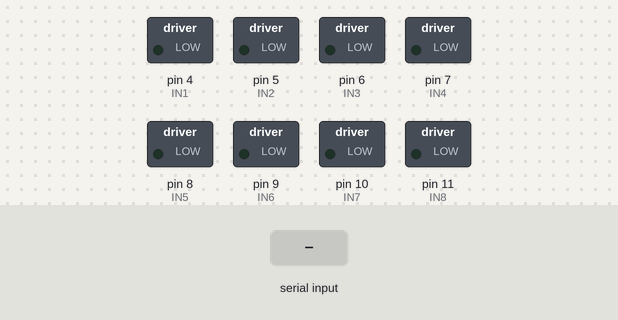
Bench run of a sketch on a simulated Arduino Uno, built with avr-gcc and run on an emulated ATmega328P. On the bench: switched loads named in the sketch (green lamp = pin HIGH). Inputs (shaded band) come from the test bench.

Above: at 1.2 s.
1.3 s: "F" received over the second serial link
At 2.2 s:
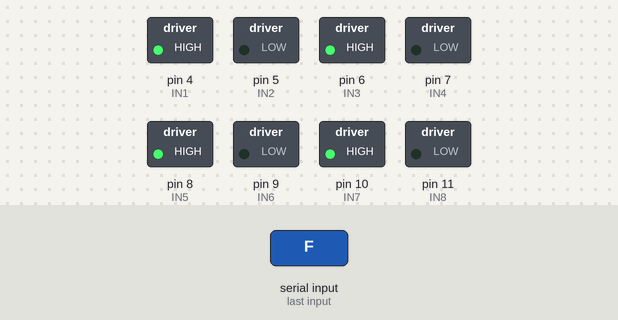
2.8 s: "B" received over the second serial link
At 3.4 s:
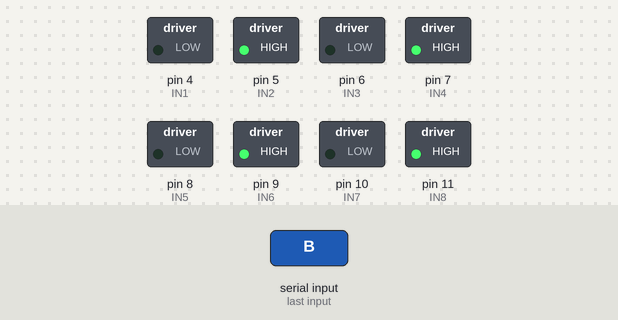
4.3 s: "L" received over the second serial link
At 5.5 s:
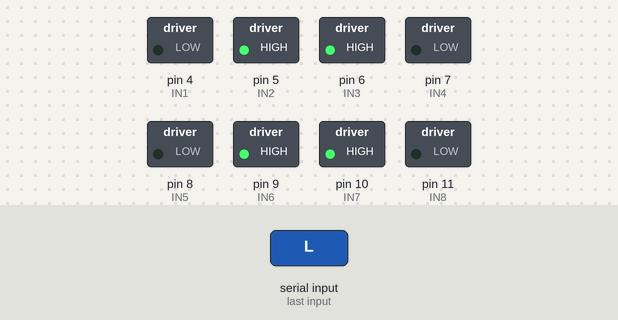
5.8 s: "R" received over the second serial link
At 6.8 s:
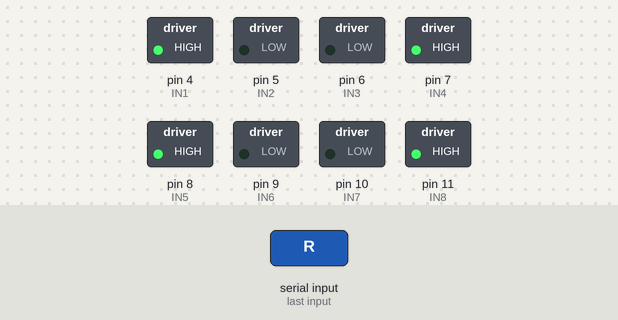
7.3 s: "S" received over the second serial link
At 8.0 s:
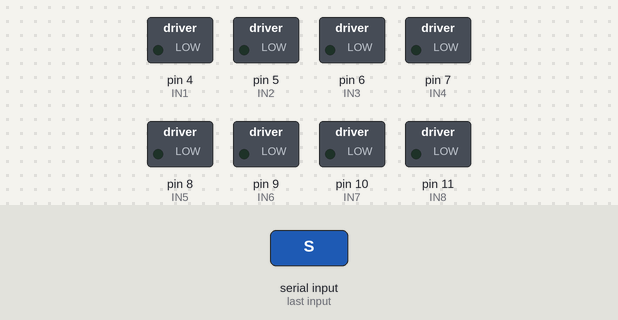
Timing chart, 0 to 9.8 s (numbered marks = the images above; inputs shaded):
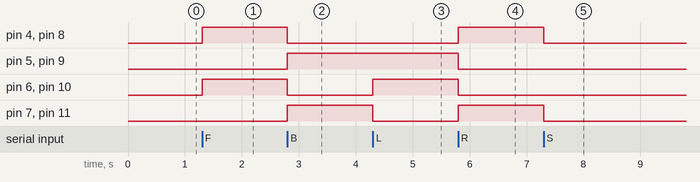

Measured:
- after the input at 1.3 s, pin 4 (IN1), pin 6 (IN3), pin 8 (IN5), pin 10 (IN7): LOW → HIGH at once
- after the input at 2.8 s, pin 4 (IN1), pin 6 (IN3), pin 8 (IN5), pin 10 (IN7): HIGH → LOW at once; pin 5 (IN2), pin 7 (IN4), pin 9 (IN6), pin 11 (IN8): LOW → HIGH at once
- after the input at 4.3 s, pin 6 (IN3), pin 10 (IN7): LOW → HIGH at once; pin 7 (IN4), pin 11 (IN8): HIGH → LOW at once
- after the input at 5.8 s, pin 4 (IN1), pin 7 (IN4), pin 8 (IN5), pin 11 (IN8): LOW → HIGH at once; pin 5 (IN2), pin 6 (IN3), pin 9 (IN6), pin 10 (IN7): HIGH → LOW at once
- after the input at 7.3 s, pin 4 (IN1), pin 7 (IN4), pin 8 (IN5), pin 11 (IN8): HIGH → LOW at once

The sketch:

code.ino
```cpp
#include <SoftwareSerial.h>

// HC-05 Bluetooth
SoftwareSerial BT(2, 3); // RX, TX

// Motor Driver 1 - Front motors
#define IN1 4
#define IN2 5
#define IN3 6
#define IN4 7

// Motor Driver 2 - Rear motors
#define IN5 8
#define IN6 9
#define IN7 10
#define IN8 11

void setup() {
  BT.begin(9600);
  Serial.begin(9600);

  for (int pin = 4; pin <= 11; pin++) {
    pinMode(pin, OUTPUT);
  }

  stopCar();
}

void loop() {
  if (BT.available()) {
    char command = BT.read();

    switch (command) {
      case 'F':
        forward();
        break;

      case 'B':
        backward();
        break;

      case 'L':
        left();
        break;

      case 'R':
        right();
        break;

      case 'S':
        stopCar();
        break;
    }
  }
}

// Move forward
void forward() {
  digitalWrite(IN1, HIGH);
  digitalWrite(IN2, LOW);
  digitalWrite(IN3, HIGH);
  digitalWrite(IN4, LOW);

  digitalWrite(IN5, HIGH);
  digitalWrite(IN6, LOW);
  digitalWrite(IN7, HIGH);
  digitalWrite(IN8, LOW);
}

// Move backward
void backward() {
  digitalWrite(IN1, LOW);
  digitalWrite(IN2, HIGH);
  digitalWrite(IN3, LOW);
  digitalWrite(IN4, HIGH);

  digitalWrite(IN5, LOW);
  digitalWrite(IN6, HIGH);
  digitalWrite(IN7, LOW);
  digitalWrite(IN8, HIGH);
}

// Turn left
void left() {
  digitalWrite(IN1, LOW);
  digitalWrite(IN2, HIGH);
  digitalWrite(IN3, HIGH);
  digitalWrite(IN4, LOW);

  digitalWrite(IN5, LOW);
  digitalWrite(IN6, HIGH);
  digitalWrite(IN7, HIGH);
  digitalWrite(IN8, LOW);
}

// Turn right
void right() {
  digitalWrite(IN1, HIGH);
  digitalWrite(IN2, LOW);
  digitalWrite(IN3, LOW);
  digitalWrite(IN4, HIGH);

  digitalWrite(IN5, HIGH);
  digitalWrite(IN6, LOW);
  digitalWrite(IN7, LOW);
  digitalWrite(IN8, HIGH);
}

// Stop all motors
void stopCar() {
  for (int pin = 4; pin <= 11; pin++) {
    digitalWrite(pin, LOW);
  }
}
```
